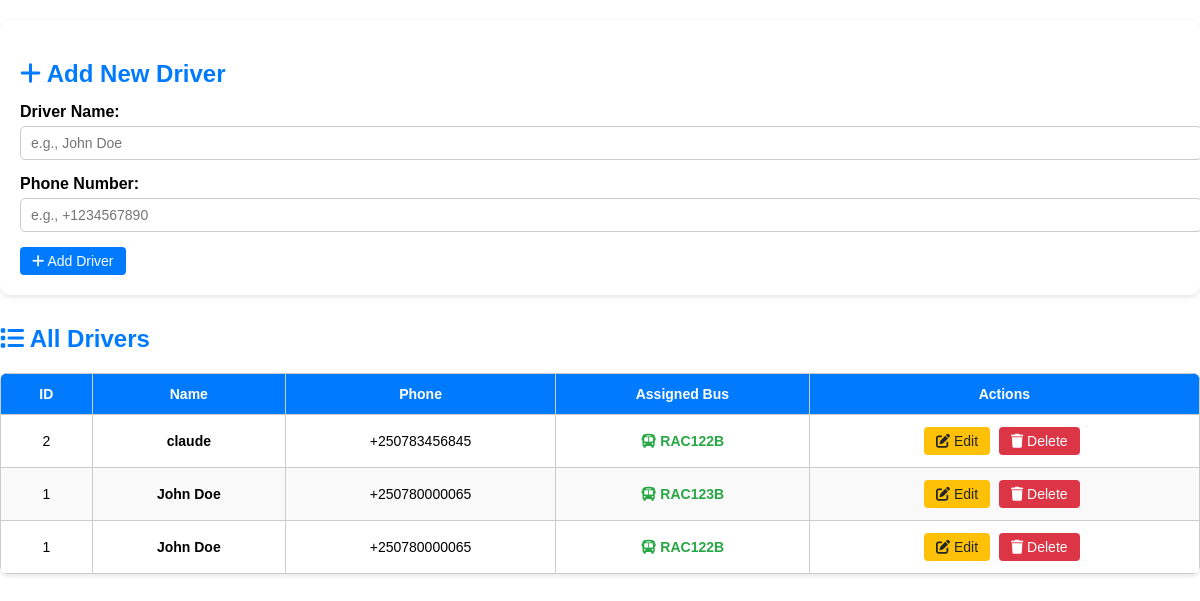
Screenshot of /admin/manage_drivers.php (signed in) with the database file from the repository.
### tables this page shows
CREATE TABLE `buses` (
  `bus_id` int(11) NOT NULL,
  `plate_number` varchar(20) NOT NULL,
  `capacity` int(11) DEFAULT 18,
  `status` varchar(20) DEFAULT 'active',
  `driver_id` int(11) DEFAULT NULL
);

CREATE TABLE `drivers` (
  `driver_id` int(11) NOT NULL,
  `name` varchar(100) DEFAULT NULL,
  `phone` varchar(20) DEFAULT NULL
);

### admin/manage_drivers.php (the view, shortened to what this page needs)
<?php
require_once '../database/db.php';
$drivers = $conn->query("
    SELECT d.*, b.plate_number, b.bus_id
    FROM drivers d
    LEFT JOIN buses b ON d.driver_id = b.driver_id
    ORDER BY d.name
")->fetchAll(PDO::FETCH_ASSOC);
?>
<!DOCTYPE html>
<html lang="en">
<head>
<link rel="stylesheet" href="../assets/style.css">
<link rel="stylesheet" href="https://cdnjs.cloudflare.com/ajax/libs/font-awesome/6.0.0/css/all.min.css">
</head>
<body>
<div class="form-section">
    <h2><i class="fas fa-plus"></i> Add New Driver</h2>
    <form method="POST">
        <div class="form-group">
            <label for="name">Driver Name:</label>
            <input type="text" id="name" name="name" required placeholder="e.g., John Doe">
        </div>
        <div class="form-group">
            <label for="phone">Phone Number:</label>
            <input type="tel" id="phone" name="phone" required placeholder="e.g., +1234567890">
        </div>
        <button type="submit" name="add" class="btn btn-primary">
            <i class="fas fa-plus"></i> Add Driver
        </button>
    </form>
</div>
<div class="table-section">
    <h2><i class="fas fa-list"></i> All Drivers</h2>
    <table>
        <thead>
            <tr>
                <th>ID</th>
                <th>Name</th>
                <th>Phone</th>
                <th>Assigned Bus</th>
                <th>Actions</th>
            </tr>
        </thead>
        <tbody>
            <?php if ($drivers): ?>
                <?php foreach ($drivers as $driver): ?>
                    <tr>
                        <td><?= htmlspecialchars($driver['driver_id']) ?></td>
                        <td><strong><?= htmlspecialchars($driver['name']) ?></strong></td>
                        <td><?= htmlspecialchars($driver['phone']) ?></td>
                        <td>
                            <?php if ($driver['plate_number']): ?>
                                <span class="assigned">
                                    <i class="fas fa-bus"></i> <?= htmlspecialchars($driver['plate_number']) ?>
                                </span>
                            <?php else: ?>
                                <span class="unassigned">No bus assigned</span>
                            <?php endif; ?>
                        </td>
                        <td class="actions">
                            <button onclick="editDriver(<?= $driver['driver_id'] ?>, '<?= htmlspecialchars($driver['name']) ?>', '<?= htmlspecialchars($driver['phone']) ?>')"
                                    class="btn btn-warning">
                                <i class="fas fa-edit"></i> Edit
                            </button>
                            <?php if (!$driver['plate_number']): ?>
                                <form method="POST" style="display: inline;" onsubmit="return confirm('Are you sure you want to delete this driver?')">
                                    <input type="hidden" name="driver_id" value="<?= $driver['driver_id'] ?>">
                                    <button type="submit" name="delete" class="btn btn-danger">
                                        <i class="fas fa-trash"></i> Delete
                                    </button>
                                </form>
                            <?php else: ?>
                                <button class="btn btn-danger" disabled title="Cannot delete driver assigned to a bus">
                                    <i class="fas fa-trash"></i> Delete
                                </button>
                            <?php endif; ?>
                        </td>
                    </tr>
                <?php endforeach; ?>
            <?php endif; ?>
        </tbody>
    </table>
</div>
</body>
</html>

### assets/style.css (style rules this page uses)
body { font-family:sans-serif; margin:20px; }
table { border-collapse:collapse; }
td,th { border:1px solid #ccc; padding:5px; }
body { margin: 0; font-family: Arial, sans-serif; }

### admin/manage_drivers.php (style rules this page uses)
table { width: 100%; border-collapse: collapse; background: white; border-radius: 8px; overflow: hidden; box-shadow: 0 2px 5px rgba(0,0,0,0.1); margin-top: 20px; }
table th, table td { padding: 12px 15px; text-align: center; font-size: 14px; }
table thead { background-color: #007bff; color: white; }
table tr:nth-child(even) { background-color: #f9f9f9; }
.form-section { background: white; padding: 20px; border-radius: 10px; margin: 20px 0; box-shadow: 0 2px 5px rgba(0,0,0,0.1); }
.form-section h2 { color: #007bff; margin-bottom: 15px; }
.form-group { margin-bottom: 15px; }
.form-group label { display: block; margin-bottom: 5px; font-weight: 600; }
.form-group input[type="text"], .form-group input[type="tel"] { width: 100%; padding: 8px 10px; border: 1px solid #ccc; border-radius: 5px; font-size: 14px; }
.btn { display: inline-block; padding: 6px 12px; font-size: 14px; font-weight: 500; text-decoration: none; cursor: pointer; border: none; border-radius: 4px; transition: background 0.3s ease; }
.btn-primary { background-color: #007bff; color: white; }
.btn-warning { background-color: #ffc107; color: #212529; }
.btn-danger { background-color: #dc3545; color: white; }
.table-section h2 { color: #007bff; margin-top: 30px; margin-bottom: 10px; }
.assigned { color: #28a745; font-weight: bold; }
.actions button { margin-right: 5px; }

### rows the page displays
buses: driver.driver_id "2", driver.name "claude", driver.phone "+250783456845", plate_number "RAC122B", shows "Delete"
buses: driver.driver_id "1", driver.name "John Doe", driver.phone "+250780000065", plate_number "RAC123B", shows "Delete"
buses: driver.driver_id "1", driver.name "John Doe", driver.phone "+250780000065", plate_number "RAC122B", shows "Delete"
